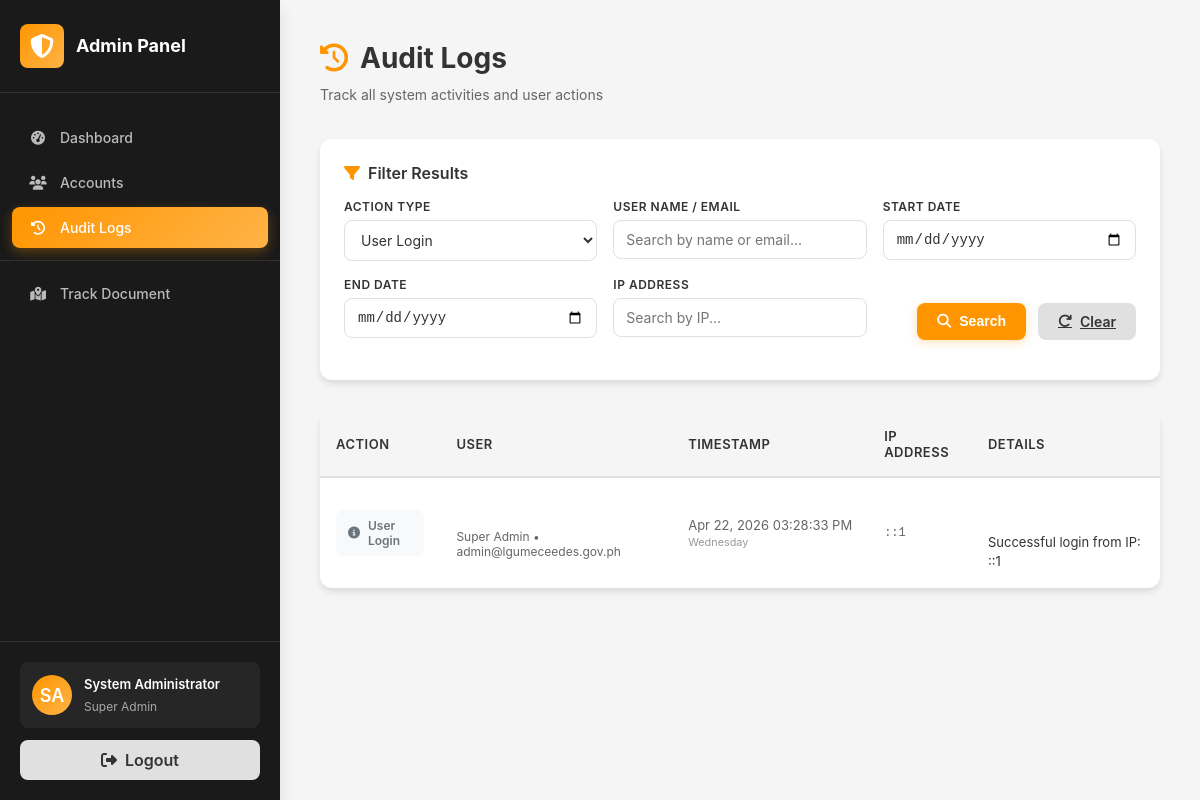
/admin/audit-logs.php?filter_action=User Login (signed in), run on the app's committed database.
### tables this page shows
CREATE TABLE `audit_trail` (
  `id` int(11) NOT NULL,
  `user_id` int(11) NOT NULL,
  `action` varchar(255) NOT NULL,
  `details` text DEFAULT NULL,
  `ip_address` varchar(50) DEFAULT NULL,
  `created_at` timestamp NOT NULL DEFAULT current_timestamp()
);

CREATE TABLE `users` (
  `id` int(11) NOT NULL,
  `first_name` varchar(100) NOT NULL,
  `last_name` varchar(100) NOT NULL,
  `middle_name` varchar(100) DEFAULT NULL,
  `email` varchar(100) NOT NULL,
  `username` varchar(100) NOT NULL,
  `password` varchar(255) NOT NULL,
  `role` enum('Super Admin','Department Staff','Administrative Assistant','Mayor','Record Officer') NOT NULL DEFAULT 'Department Staff',
  `position` varchar(100) DEFAULT NULL,
  `office_department` varchar(150) DEFAULT NULL,
  `civil_status` varchar(50) DEFAULT NULL,
  `date_of_birth` date DEFAULT NULL,
  `contact_number` varchar(20) DEFAULT NULL,
  `house_no` varchar(100) DEFAULT NULL,
  `street` varchar(150) DEFAULT NULL,
  `barangay` varchar(100) DEFAULT NULL,
  `municipality` varchar(100) DEFAULT NULL,
  `province` varchar(100) DEFAULT NULL,
  `status` enum('Pending','Active','Inactive') DEFAULT 'Pending',
  `approved_by` int(11) DEFAULT NULL,
  `approved_at` timestamp NULL DEFAULT NULL,
  `created_at` timestamp NOT NULL DEFAULT current_timestamp(),
  `updated_at` timestamp NOT NULL DEFAULT current_timestamp() ON UPDATE current_timestamp(),
  `rejection_remarks` text DEFAULT NULL
);

### admin/audit-logs.php (the view, shortened to what this page needs)
<?php
require_once '../config/db_connect.php';
$filter_action = $_GET['filter_action'] ?? 'All';
$filter_user = trim($_GET['filter_user'] ?? '');
$filter_start_date = $_GET['filter_start_date'] ?? '';
$filter_end_date = $_GET['filter_end_date'] ?? '';
$search_ip = trim($_GET['search_ip'] ?? '');
$page = intval($_GET['page'] ?? 1);
$limit = 25;
$offset = ($page - 1) * $limit;
$where_clauses = [];
$params = [];
$types = "";
if ($filter_action !== 'All') {
    $where_clauses[] = "at.action = ?";
    $params[] = $filter_action;
    $types .= "s";
}
$where_sql = !empty($where_clauses) ? "WHERE " . implode(" AND ", $where_clauses) : "";
$audit_logs = [];
$sql = "SELECT
        at.id,
        at.user_id,
        at.action,
        at.details,
        at.ip_address,
        at.created_at,
        u.first_name,
        u.last_name,
        u.email,
        u.role as user_role
    FROM audit_trail at
    LEFT JOIN users u ON at.user_id = u.id
    $where_sql
    ORDER BY at.created_at DESC
    LIMIT ? OFFSET ?";
$params[] = $limit;
$params[] = $offset;
$types .= "ii";
$stmt = $conn->prepare($sql);
if (!empty($params)) {
    $stmt->bind_param($types, ...$params);
}
$stmt->execute();
$result = $stmt->get_result();
while ($row = $result->fetch_assoc()) {
    $audit_logs[] = $row;
}
$actions = [];
$actions_result = $conn->query("SELECT DISTINCT action FROM audit_trail ORDER BY action ASC");
if ($actions_result) {
    while ($row = $actions_result->fetch_assoc()) {
        $actions[] = $row['action'];
    }
}
function getActionBadge($action) {
    $badges = [
        'Admin Login' => ['icon' => 'fa-sign-in-alt', 'color' => '#0d7377', 'bg' => '#d1f4f8'],
        'Admin Logout' => ['icon' => 'fa-sign-out-alt', 'color' => '#ff6b6b', 'bg' => '#ffe0e0'],
        'Approve User' => ['icon' => 'fa-check-circle', 'color' => '#28a745', 'bg' => '#d4edda'],
        'Reject User' => ['icon' => 'fa-times-circle', 'color' => '#dc3545', 'bg' => '#f8d7da'],
        'Deactivate User' => ['icon' => 'fa-ban', 'color' => '#ffc107', 'bg' => '#fff3cd'],
        'User Logout' => ['icon' => 'fa-door-open', 'color' => '#6f42c1', 'bg' => '#f0f0ff'],
        'User Registration' => ['icon' => 'fa-user-plus', 'color' => '#17a2b8', 'bg' => '#d1ecf1'],
        'Profile Completion' => ['icon' => 'fa-user-check', 'color' => '#20c997', 'bg' => '#d1e7dd'],
        'Change Password' => ['icon' => 'fa-key', 'color' => '#fd7e14', 'bg' => '#ffe5cc'],
        'Document Assignment' => ['icon' => 'fa-file-export', 'color' => '#6f42c1', 'bg' => '#f0f0ff'],
        'Document Received' => ['icon' => 'fa-check', 'color' => '#28a745', 'bg' => '#d4edda'],
        'Document Forwarded' => ['icon' => 'fa-share', 'color' => '#0d7377', 'bg' => '#d1f4f8'],
        'Document Returned' => ['icon' => 'fa-undo', 'color' => '#ffc107', 'bg' => '#fff3cd'],
        'Document Archived' => ['icon' => 'fa-archive', 'color' => '#6f42c1', 'bg' => '#f0f0ff'],
    ];
    return $badges[$action] ?? ['icon' => 'fa-info-circle', 'color' => '#6c757d', 'bg' => '#f8f9fa'];
}
?>
<!DOCTYPE html>
<html lang="en">
<head>
    <link rel="stylesheet" href="../styles.css">
    <link rel="stylesheet" href="https://cdnjs.cloudflare.com/ajax/libs/font-awesome/6.4.0/css/all.min.css">
</head>
<body>
    <div class="admin-container">
        <div class="admin-sidebar">
            <div class="admin-sidebar-header">
                <div class="admin-logo-icon">
                    <i class="fas fa-shield-alt"></i>
                </div>
                <h1>Admin Panel</h1>
            </div>
            <div class="admin-nav-menu">
                <ul>
                    <li><a href="admin-dashboard.php" class="admin-nav-item" title="Dashboard">
                        <i class="fas fa-tachometer-alt"></i>
                        <span>Dashboard</span>
                    </a></li>
                    <li><a href="accounts.php" class="admin-nav-item" title="Manage Accounts">
                        <i class="fas fa-users"></i>
                        <span>Accounts</span>
                    </a></li>
                    <li><a href="audit-logs.php" class="admin-nav-item active" title="Audit Logs">
                        <i class="fas fa-history"></i>
                        <span>Audit Logs</span>
                    </a></li>
                    <li class="divider"></li>
                    <li><a href="trackdocument.php" class="admin-nav-item" title="Track Document">
                        <i class="fas fa-map-location-dot"></i>
                        <span>Track Document</span>
                    </a></li>
                </ul>
            </div>
            <div class="admin-sidebar-footer">
                <div class="admin-user-profile">
                    <div class="admin-avatar"><?php echo strtoupper(substr($_SESSION['first_name'], 0, 1) . substr($_SESSION['last_name'], 0, 1)); ?></div>
                    <div class="admin-user-info">
                        <p class="admin-user-name"><?php echo htmlspecialchars($_SESSION['first_name'] . ' ' . $_SESSION['last_name']); ?></p>
                        <p class="admin-user-role"><?php echo htmlspecialchars($_SESSION['role']); ?></p>
                    </div>
                </div>
                <a href="admin-logout.php" class="logout-btn">
                    <i class="fas fa-sign-out-alt"></i> Logout
                </a>
            </div>
        </div>
        <div class="admin-main-content">
            <div class="admin-page">
                <div class="page-header">
                    <h2><i class="fas fa-history" style="color: var(--primary-color); margin-right: 12px;"></i>Audit Logs</h2>
                    <p>Track all system activities and user actions</p>
                </div>
                <div class="filter-section">
                    <div class="filter-title">
                        <i class="fas fa-filter" style="color: var(--primary-color); margin-right: 8px;"></i>Filter Results
                    </div>
                    <form method="GET" action="audit-logs.php">
                        <div class="filter-grid">
                            <div class="filter-group">
                                <label for="filter_action">Action Type</label>
                                <select id="filter_action" name="filter_action">
                                    <?php foreach ($actions as $action): ?>
                                        <option value="<?php echo htmlspecialchars($action); ?>" <?php echo $filter_action === $action ? 'selected' : ''; ?>>
                                            <?php echo htmlspecialchars($action); ?>
                                        </option>
                                    <?php endforeach; ?>
                                </select>
                            </div>
                            <div class="filter-group">
                                <label for="filter_user">User Name / Email</label>
                                <input type="text" id="filter_user" name="filter_user" placeholder="Search by name or email..." value="<?php echo htmlspecialchars($filter_user); ?>">
                            </div>
                            <div class="filter-group">
                                <label for="filter_start_date">Start Date</label>
                                <input type="date" id="filter_start_date" name="filter_start_date" value="<?php echo htmlspecialchars($filter_start_date); ?>">
                            </div>
                            <div class="filter-group">
                                <label for="filter_end_date">End Date</label>
                                <input type="date" id="filter_end_date" name="filter_end_date" value="<?php echo htmlspecialchars($filter_end_date); ?>">
                            </div>
                            <div class="filter-group">
                                <label for="search_ip">IP Address</label>
                                <input type="text" id="search_ip" name="search_ip" placeholder="Search by IP..." value="<?php echo htmlspecialchars($search_ip); ?>">
                            </div>
                            <div class="filter-group" style="justify-content: flex-end; gap: 12px; padding-top: 26px; flex-direction: row;">
                                <button type="submit" class="btn btn-primary">
                                    <i class="fas fa-search"></i> Search
                                </button>
                                <a href="audit-logs.php" class="btn btn-secondary">
                                    <i class="fas fa-redo"></i> Clear
                                </a>
                            </div>
                        </div>
                    </form>
                </div>
                <div class="table-container">
                    <table class="data-table">
                        <thead>
                            <tr>
                                <th>Action</th>
                                <th>User</th>
                                <th>Timestamp</th>
                                <th>IP Address</th>
                                <th>Details</th>
                            </tr>
                        </thead>
                        <tbody>
                            <?php if (count($audit_logs) > 0): ?>
                                <?php foreach ($audit_logs as $log): ?>
                                    <?php
                                    $badge = getActionBadge($log['action']);
                                    $user_name = $log['first_name'] ? htmlspecialchars($log['first_name'] . ' ' . $log['last_name']) : 'System';
                                    $user_email = $log['email'] ? htmlspecialchars($log['email']) : 'N/A';
                                    $user_role = $log['user_role'] ? htmlspecialchars($log['user_role']) : 'N/A';
                                    ?>
                                    <tr>
                                        <td>
                                            <div class="action-badge" style="background-color: <?php echo $badge['bg']; ?>;">
                                                <i class="fas <?php echo $badge['icon']; ?>" style="color: <?php echo $badge['color']; ?>;"></i>
                                                <span style="color: <?php echo $badge['color']; ?>;"><?php echo htmlspecialchars($log['action']); ?></span>
                                            </div>
                                        </td>
                                        <td>
                                            <div class="user-info">
                                                <div class="user-name"><?php echo $user_name; ?></div>
                                                <div class="user-role"><?php echo $user_role; ?> • <?php echo $user_email; ?></div>
                                            </div>
                                        </td>
                                        <td>
                                            <div class="timestamp">
                                                <?php echo date('M d, Y h:i:s A', strtotime($log['created_at'])); ?>
                                                <br>
                                                <small style="color: #999;"><?php echo date('l', strtotime($log['created_at'])); ?></small>
                                            </div>
                                        </td>
                                        <td>
                                            <div class="ip-address">
                                                <?php echo htmlspecialchars($log['ip_address'] ?? 'Unknown'); ?>
                                            </div>
                                        </td>
                                        <td>
                                            <div class="details-text" title="<?php echo htmlspecialchars($log['details']); ?>">
                                                <?php echo htmlspecialchars($log['details'] ?? '-'); ?>
                                            </div>
                                        </td>
                                    </tr>
                                <?php endforeach; ?>
                            <?php endif; ?>
                        </tbody>
                    </table>
                </div>
            </div>
        </div>
    </div>
</body>
</html>

### styles.css (style rules this page uses)
* { margin: 0; padding: 0; box-sizing: border-box; }
:root { --primary-color: #FF9500; --primary-dark: #E68A00; --primary-light: #FFB347; --sidebar-bg: #1a1a1a; --bg-light: #f5f5f5; --bg-white: #ffffff; --text-dark: #333333; --text-light: #666666; --border-color: #e0e0e0; --shadow-sm: 0 1px 3px rgba(0, 0, 0, 0.1); --shadow-md: 0 4px 6px rgba(0, 0, 0, 0.1); --shadow-lg: 0 10px 15px rgba(0, 0, 0, 0.1); --radius-sm: 6px; --radius-md: 8px; --radius-lg: 12px; }
html, body { font-family: -apple-system, BlinkMacSystemFont, 'Segoe UI', 'Roboto', 'Oxygen', 'Ubuntu', 'Cantarell', 'Fira Sans', 'Droid Sans', 'Helvetica Neue', sans-serif; -webkit-font-smoothing: antialiased; -moz-osx-font-smoothing: grayscale; background-color: var(--bg-light); color: var(--text-dark); }
h1, h2, h3, h4, h5, h6 { font-weight: 600; line-height: 1.3; color: var(--text-dark); }
h1 { font-size: 28px; }
h2 { font-size: 24px; margin-bottom: 8px; }
p { line-height: 1.6; color: var(--text-light); }
.user-info { flex: 1; }
.user-name { font-size: 13px; font-weight: 600; color: #ffffff; margin: 0; }
.user-role { font-size: 12px; color: rgba(255, 255, 255, 0.6); margin: 2px 0 0 0; }
.page-header { margin-bottom: 32px; }
.page-header h2 { font-size: 28px; margin-bottom: 8px; }
.page-header p { font-size: 14px; color: var(--text-light); }
label { display: block; font-size: 14px; font-weight: 600; margin-bottom: 8px; color: var(--text-dark); }
input[type="text"], input[type="email"], input[type="tel"], select, textarea { width: 100%; padding: 12px 16px; border: 1px solid var(--border-color); border-radius: var(--radius-md); font-size: 14px; font-family: inherit; outline: none; transition: all 0.3s ease; color: var(--text-dark); }
.btn { padding: 10px 20px; border: none; border-radius: var(--radius-md); font-size: 14px; font-weight: 600; cursor: pointer; display: inline-flex; align-items: center; justify-content: center; gap: 8px; transition: all 0.3s ease; outline: none; }
.btn-primary { background-color: var(--primary-color); color: #ffffff; box-shadow: 0 2px 8px rgba(255, 149, 0, 0.3); }
.btn-secondary { background-color: #e0e0e0; color: var(--text-dark); }
.table-container { background-color: var(--bg-white); border-radius: var(--radius-lg); overflow: hidden; box-shadow: var(--shadow-md); }
.data-table { width: 100%; border-collapse: collapse; }
.data-table thead { background-color: var(--bg-light); border-bottom: 2px solid var(--border-color); }
.data-table th { padding: 16px; text-align: left; font-size: 13px; font-weight: 600; color: var(--text-dark); text-transform: uppercase; letter-spacing: 0.5px; }
.data-table td { padding: 16px; border-bottom: 1px solid var(--border-color); font-size: 14px; color: var(--text-dark); }
.data-table tbody tr:last-child td { border-bottom: none; }

### data on the page
audit_trail: action "User Login", user.role "Super Admin", user.email "admin@lgumeceedes.gov.ph", created_at "Apr 22, 2026 03:28:33 PM", created_at "Wednesday", ip_address "::1", details "Successful login from IP: ::1…"

### other printed values
$_SESSION['first_name'] . ' ' . $_SESSION['last_name'] "System Administrator"
$_SESSION['role'] "Super Admin"
form field filter_action "User Login"
